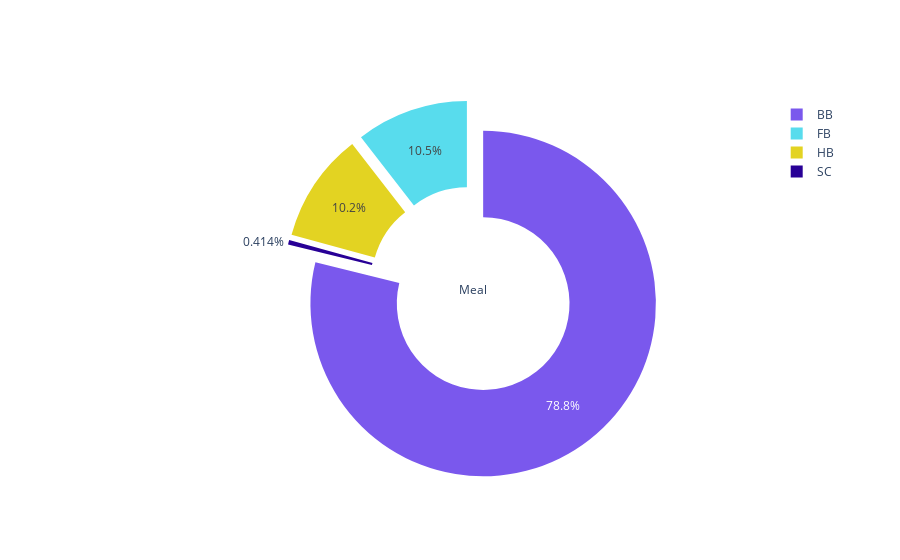

The cell this chart's notebook holds for it:
### Markdown cell above
comentario [9]

### Code cell
labels = confirmed_bookings.meal.unique()
values = confirmed_bookings.meal.value_counts()

fig = go.Figure(
      data=[go.Pie(
                  labels=labels,
                  values = values,
                  hole=.5,
                  title='Meal',
                  legendgroup = True,
                  pull = [0.1, 0.1, 0.1, 0.1]
            )
      ]
)

fig.update_traces(marker=dict(colors=choose_color_combo(COLOR_IDENTITY, 4)))

fig.show()

### Figure 1 — Plotly figure (JSON) as saved in the notebook; plotly's stock layout.template omitted (floating-point values rounded to 4 significant figures)
{"data": [{"hole": 0.5, "labels": ["BB", "FB", "HB", "SC"], "legendgroup": "True", "marker": {"colors": ["#7A58ED", "#58DCED", "#E3D322", "#280096"]}, "pull": [0.1, 0.1, 0.1, 0.1], "title": {"text": "Meal"}, "type": "pie", "values": [49730, 6627, 6463, 261]}], "layout": {}}
